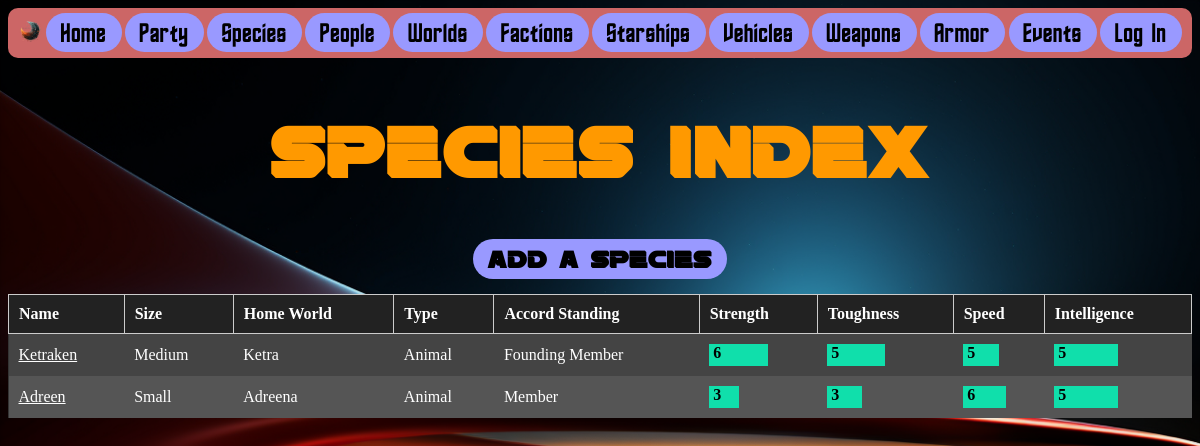
The app's page /species/ with its own data.
### species/models.py (models this page shows, shortened)
class Species(models.Model):
    class Meta:
        app_label = 'species'
    SIZE_CHOICES = [
        ('diminutive', 'Diminutive'),
        ('tiny', 'Tiny'),
        ('small', 'Small'),
        ('medium', 'Medium'),
        ('large', 'Large'),
        ('huge', 'Huge'),
        ('gargantuan', 'Gargantuan'),
        ('colossal', 'Colossal'),
        ('planetary', 'Planetary'),
    ]
    TYPE_CHOICES = [
        ('animal','Animal'),
        ('biotech','Bio-Tech'),
        ('plant','Plant'),
        ('metamorph','Metamorph'),
        ('unique','Unique'),
    ]
    AIR_CHOICES = [
        ('oxygen','Oxygen'),
        ('nitrogen','Nitrogen'),
        ('carbon-dioxide','Carbon Dioxide'),
        ('argon','Argon'),
        ('unique','Unique'),
        ('xenon','Xenon'),
        ('dihydrogen-oxide','Dihydrogen Oxide'),
        ('hydrogen','Hydrogen'),
        ('helium','Helium'),
        ('neon','Neon'),
    ]
    REPRODUCTIVE_CHOICES = [
        ('standard','Standard'),
        ('asexual','Asexual'),
        ('fission','Fission'),
        ('clone','Clone'),
        ('unique','Unique'),
    ]
    GRAVITY_CHOICES = [
        ('light','Light'),
        ('standard','Standard'),
        ('heavy','Heavy'),
    ]
    ACCORD_STATUS_CHOICES = [
        ('founder','Founding Member'),
        ('ally','Ally'),
        ('member','Member'),
        ('peace','Peace Treaty'),
        ('enemy','Enemy'),
        ('nuetral','Nuetral'),
        ('unknown','Unknown'),
        ('undiscovered','Undiscovered'),
    ]
    SOCIETY_CHOICES = [
        ('monarchy','Monarchy'),
        ('theocracy','Theocracy'),
        ('democracy','Democracy'),
        ('caste','Caste'),
        ('tribal','Tribal'),
        ('free','Free'),
        ('unknown','Unknown'),
        ('empire','Empire'),
        ('conglomerate','Conglomerate'),
        ('aristocracy','Aristocracy'),
        ('multiple','Multiple'),
        ('anarchy','Anarchy'),
        ('technocracy','Technocracy'),
    ]
    LOCOMOTION_CHOICES = [
        ('bipedal','Bipedal'),
        ('tentacle','Tentacle'),
        ('multiped','Multiped'),
        ('flight','Flight'),
        ('serpentine','Serpentine'),
        ('metamorph','Metamorph'),
        ('float','Float'),
        ('quadruped','Quadruped'),
        ('octoped','Octoped'),
    ]
    name = models.CharField(max_length=100)
    home_world = models.CharField(max_length=100)
    society = models.CharField(max_length=50, choices=SOCIETY_CHOICES)
    accord_status = models.CharField(max_length=20, choices=ACCORD_STATUS_CHOICES)
    background = models.TextField()
    sociology = models.TextField()
    physiology = models.TextField()
    racial_traits = models.JSONField()
    size = models.CharField(max_length=20, choices=SIZE_CHOICES)
    type = models.CharField(max_length=50, choices=TYPE_CHOICES)
    air = models.CharField(max_length=50, choices=AIR_CHOICES)
    reproduction_method = models.CharField(max_length=20, choices=REPRODUCTIVE_CHOICES)
    hours_of_sleep = models.IntegerField()
    days_without_food = models.IntegerField()
    days_without_water = models.IntegerField()
    strength_rating = models.IntegerField()
    toughness_rating = models.IntegerField()
    speed_rating = models.IntegerField()
    intelligence_rating = models.IntegerField()
    natural_weapons = models.BooleanField()
    natural_armor = models.BooleanField()
    can_fly = models.BooleanField()
    aquatic = models.BooleanField()
    amphibious = models.BooleanField()
    telepathic = models.BooleanField()
    psionic = models.BooleanField()
    gravity = models.CharField(max_length=15, choices=GRAVITY_CHOICES)
    special_abilities = models.JSONField()
    locomotion_method = models.CharField(max_length=20, choices=LOCOMOTION_CHOICES)
    image = models.ImageField(upload_to='species/images/', null=True, blank=True)
    hidden = models.BooleanField(default=False)

### species/views.py (the view)
# urls.py: path("", views.index, name="index"),
def index(request):
    species_list = Species.objects.all()
    context = {
        'species_list': species_list,
    }
    return render(request, 'species_index.html', context)

### cataclysm/templatetags/group_check.py (called while the page is built)
@register.filter(name='has_group')
def has_group(user, group_name):
    return user.groups.filter(name=group_name).exists()

### species/templates/species_index.html (shortened to what this page needs)
{% include 'navbar.html' %}
{% load mathfilters %}
{% load group_check %}
{% block content %}
    <h1 class="app_name">Species Index</h1>
    <h2 class="index_menu"><a href="{% url 'add' %}">Add a Species</a></h2>
    <table class="sci-fi-list">
        <thead>
            <tr>
                <th>Name</th>
                <th>Size</th>
                <th>Home World</th>
                <th>Type</th>
                <th>Accord Standing</th>
                <th>Strength</th>
                <th>Toughness</th>
                <th>Speed</th>
                <th>Intelligence</th>
            </tr>
        </thead>
        <tbody>
            {% for species in species_list %}
                {% if not species.hidden %}
                    <tr>
                        <td><a href="{% url 'species_page' species.id %}">{{ species.name }}</a></td>
                        <td>{{ species.get_size_display }}</td>
                        <td>{{ species.home_world }}</td>
                        <td>{{ species.get_type_display }}</td>
                        <td>{{ species.get_accord_status_display }}</td>
                        <td>
                            <div class="rating-bar" style="width: {{species.strength_rating|mul:10}}%">&nbsp;{{ species.strength_rating }}</div>
                        </td>
                        <td>
                            <div class="rating-bar" style="width: {{species.toughness_rating|mul:10}}%">&nbsp;{{ species.toughness_rating }}</div>
                        </td>
                        <td>
                            <div class="rating-bar" style="width: {{species.speed_rating|mul:10}}%">&nbsp;{{ species.speed_rating }}</div>
                        </td>
                        <td>
                            <div class="rating-bar" style="width: {{species.intelligence_rating|mul:10}}%">&nbsp;{{ species.intelligence_rating }}</div>
                        </td>
                    </tr>
                {% endif %}
            {% empty %}
                <tr>
                    <td colspan="3">No species found.</td>
                </tr>
            {% endfor %}
        </tbody>
    </table>
{% endblock %}

### static/css/default.css (style rules this page uses)
body a { color: #fff; }
body h1, body h2, body h3 { color: #fff; }
h1.app_name { color: #ff9900; text-align: center; font-family: 'Rebellion'; font-size: 72px; }
.sci-fi-list { border-collapse: collapse; width: 100%; font-family: GoodOT; background-color: #333; color: #fff; }
.sci-fi-list th { background-color: #222; border: 1px solid #ccc; padding: 10px; text-align: left; }
.sci-fi-list tr { background-color: #444; }
.sci-fi-list tr:nth-child(even) { background-color: #555; }
.sci-fi-list td { border: none; padding: 10px; }
.rating-bar { height: 22px; background-color: #10dfab; color: black; text-align: left; font-weight: bold; font-family: GoodOT; }
.index_menu { color: #ff9900; text-align: center; font-family: 'Rebellion'; font-size: 24px; }
.index_menu a { text-decoration: none; text-align: center; background-color: #9999ff; border-radius: 25px; color: rgb(0, 0, 0); font-size: 24px; padding: 5px 15px; }

### records on screen
Species: name "Ketraken", size "Medium", home_world "Ketra", type "Animal", accord_status "Founding Member", strength_rating "6", toughness_rating "5", speed_rating "5", intelligence_rating "5"
Species: name "Adreen", size "Small", home_world "Adreena", type "Animal", accord_status "Member", strength_rating "3", toughness_rating "3", speed_rating "6", intelligence_rating "5"
